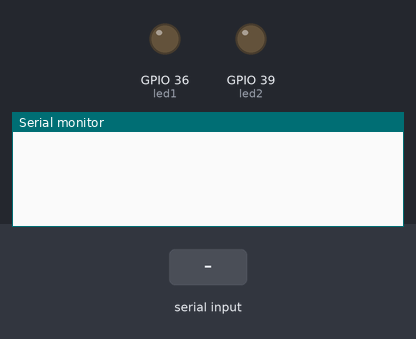
Recording of a sketch running on a simulated ESP32. On the bench: output pins drawn as LEDs (lit = HIGH), the last lines printed to the serial monitor. Inputs (shaded band) come from the test bench. Nothing arrives over Bluetooth unless stated.

Above: at 6.2 s.
6.3 s: "on1\n" received over the second serial link
At 8.2 s:
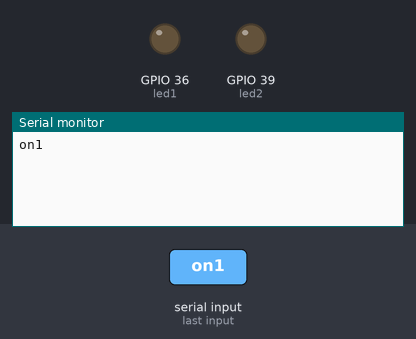
9.0 s: "off1\n" received over the second serial link
At 11.2 s:
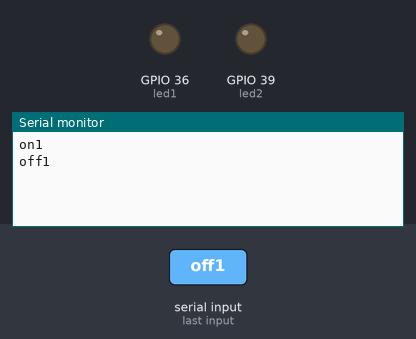
11.5 s: "onall\n" received over the second serial link
At 13.4 s:
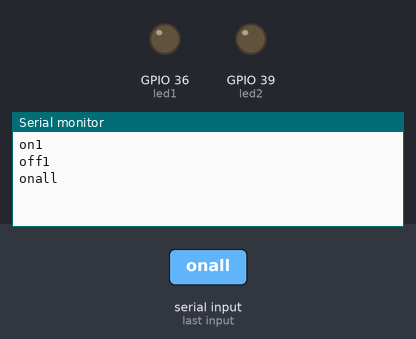

The sketch:

espbt.ino
```cpp
#include <Arduino.h>
#include "BluetoothSerial.h"

#if !defined(CONFIG_BT_ENABLED) || !defined(CONFIG_BLUEDROID_ENABLED)
#error Bluetooth is not enabled! Please run `make menuconfig` to and enable it
#endif


BluetoothSerial SerialBT;

String lect;

uint8_t led1 =36;
uint8_t led2 =39;

void setup()
{
  pinMode(led1,OUTPUT);
  pinMode(led2,OUTPUT);
  SerialBT.begin("DarNombre");       // Inicializamos el puerto serie BT que hemos creado
  Serial.begin(9600);   // Inicializamos  el puerto serie
  delay(5000);
}

void loop()
{
  lect = "";
  if(SerialBT.available()>0)    // Si llega un dato por el puerto BT se envía al monitor serial
  {

    lect = SerialBT.readStringUntil('\r');
    Serial.println(lect);
  }


  if (lect == "on1") {digitalWrite(led1,HIGH); SerialBT.println("led1 encendido") ;}
  else if (lect == "off1") {digitalWrite(led1,LOW);  SerialBT.println("led1 apagado") ;}
  else if (lect == "on2") {digitalWrite(led2,HIGH);  SerialBT.println("led2 encendido") ;}
  else if (lect == "off2") {digitalWrite(led2,LOW);  SerialBT.println("led2 apagado") ;}
  else if (lect == "onall") { for (int i=4;i<=5;i++) digitalWrite(i,HIGH);  SerialBT.println("leds encendidos") ;}
  else if (lect == "offall")  { for (int i=4;i<=5;i++) digitalWrite(i,LOW);  SerialBT.println("leds apagados") ;}
  delay(250);
}


//https://gallery.appinventor.mit.edu/?galleryid=97121fe2-ef37-4d52-a4f5-0346e00a29b4
```

Measured:
- after the input at 6.3 s, the serial monitor: prints a new line after 1.2 s (image 1)
- after the input at 9.0 s, the serial monitor: prints a new line after 1.0 s (image 2)
- after the input at 11.5 s, the serial monitor: prints a new line after 1.0 s (image 3)
